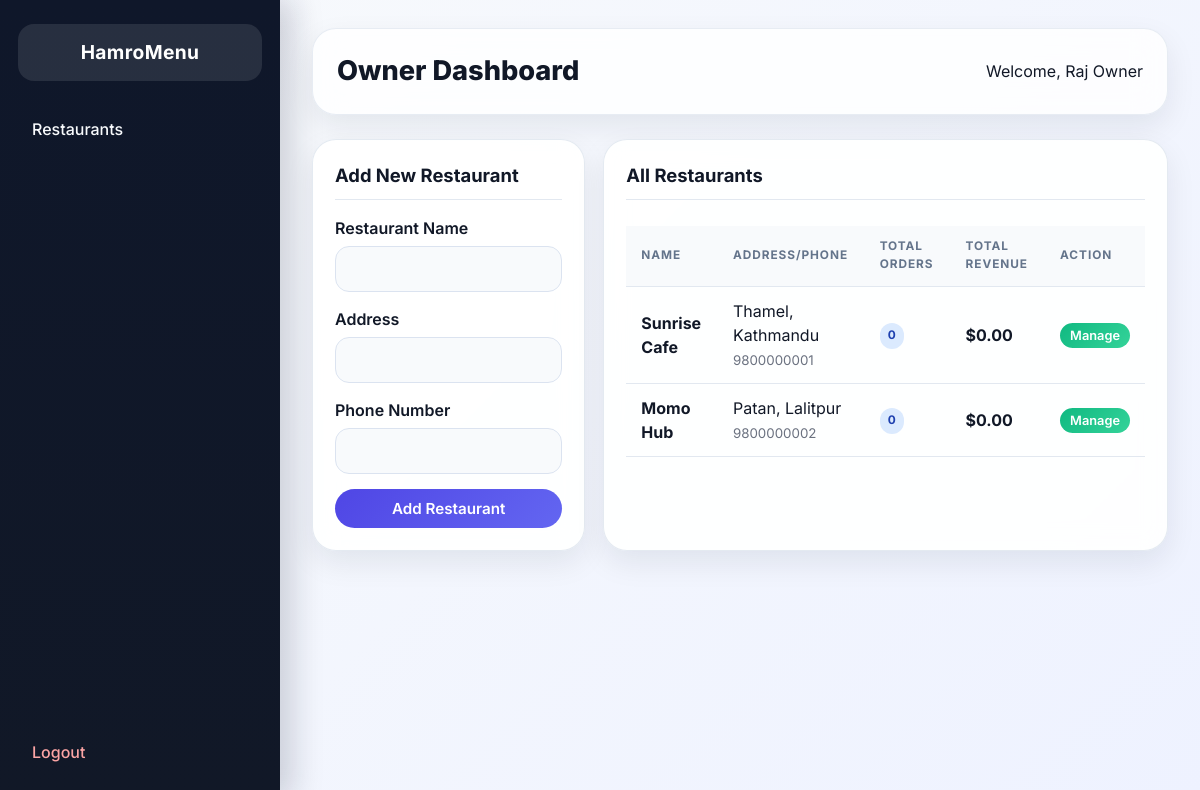
/owner/dashboard.php (signed in), run on the app's committed database.
### tables this page shows
CREATE TABLE restaurants (
    id INT AUTO_INCREMENT PRIMARY KEY,
    name VARCHAR(100) NOT NULL,
    address VARCHAR(255) NOT NULL,
    phone VARCHAR(20) NOT NULL,
    logo VARCHAR(255) DEFAULT NULL,
    is_active TINYINT(1) DEFAULT 1,
    created_at TIMESTAMP DEFAULT CURRENT_TIMESTAMP
);

### owner/dashboard.php (the view, shortened to what this page needs)
<?php
require '../config/db.php';
$query = "
    SELECT r.id, r.name, r.address, r.phone, r.is_active,
           COUNT(o.id) as total_orders,
           COALESCE(SUM(o.total_amount), 0) as total_revenue
    FROM restaurants r
    LEFT JOIN orders o ON r.id = o.restaurant_id AND o.status = 'completed'
    GROUP BY r.id
    ORDER BY r.created_at DESC
";
$stmt = $pdo->query($query);
$restaurants = $stmt->fetchAll(PDO::FETCH_ASSOC);
?>
<!DOCTYPE html>
<html lang="en">
<head>
    <link rel="stylesheet" href="../assets/css/style.css">
</head>
<body>
    <div class="dashboard-layout">
        <div class="sidebar">
            <div class="sidebar-header">
                HamroMenu
            </div>
            <div class="sidebar-nav">
                <a href="dashboard.php">Restaurants</a>
                <a href="../auth/logout.php" style="color: #FCA5A5; margin-top: auto;">Logout</a>
            </div>
        </div>
        <div class="main-content">
            <div class="topbar">
                <h1>Owner Dashboard</h1>
                <div class="user-info">
                    <span>Welcome, <?= htmlspecialchars($_SESSION['name']) ?></span>
                </div>
            </div>
            <div class="grid grid-cols-3">
                <div class="card" style="grid-column: span 1;">
                    <div class="card-header">
                        <h2>Add New Restaurant</h2>
                    </div>
                    <form method="POST">
                        <div class="form-group">
                            <label>Restaurant Name</label>
                            <input type="text" name="name" class="form-control" required>
                        </div>
                        <div class="form-group">
                            <label>Address</label>
                            <input type="text" name="address" class="form-control" required>
                        </div>
                        <div class="form-group">
                            <label>Phone Number</label>
                            <input type="text" name="phone" class="form-control" required>
                        </div>
                        <button type="submit" class="btn btn-primary" style="width: 100%;">Add Restaurant</button>
                    </form>
                </div>
                <div class="card" style="grid-column: span 2;">
                    <div class="card-header">
                        <h2>All Restaurants</h2>
                    </div>
                    <div class="table-responsive">
                        <table>
                            <thead>
                                <tr>
                                    <th>Name</th>
                                    <th>Address/Phone</th>
                                    <th>Total Orders</th>
                                    <th>Total Revenue</th>
                                    <th>Action</th>
                                </tr>
                            </thead>
                            <tbody>
                                <?php if (count($restaurants) > 0): ?>
                                    <?php foreach ($restaurants as $restaurant): ?>
                                    <tr>
                                        <td><strong><?= htmlspecialchars($restaurant['name']) ?></strong></td>
                                        <td>
                                            <?= htmlspecialchars($restaurant['address']) ?><br>
                                            <small style="color: #6B7280;"><?= htmlspecialchars($restaurant['phone']) ?></small>
                                        </td>
                                        <td><span class="badge badge-info"><?= $restaurant['total_orders'] ?></span></td>
                                        <td><strong>$<?= number_format($restaurant['total_revenue'], 2) ?></strong></td>
                                        <td>
                                            <form method="POST" style="display:inline;">
                                                <button type="submit" class="btn btn-secondary" style="padding: 5px 10px; font-size: 0.8rem;">Manage</button>
                                            </form>
                                        </td>
                                    </tr>
                                    <?php endforeach; ?>
                                <?php else: ?>
                                    <tr>
                                        <td colspan="5" style="text-align:center;">No restaurants found.</td>
                                    </tr>
                                <?php endif; ?>
                            </tbody>
                        </table>
                    </div>
                </div>
            </div>
        </div>
    </div>
</body>
</html>

### assets/css/style.css (style rules this page uses)
:root { --primary-color: #4F46E5; --primary-hover: #4338CA; --secondary-color: #10B981; --bg-color: #F8FAFC; --card-bg: #FFFFFF; --text-main: #111827; --text-muted: #64748B; --border-color: #E2E8F0; --danger: #EF4444; --warning: #F59E0B; --info: #3B82F6; --sidebar-bg: #0F172A; --sidebar-text: #F8FAFC; --sidebar-hover: #1E293B; --shadow-sm: 0 1px 2px rgba(15, 23, 42, 0.06); --shadow-md: 0 12px 30px rgba(15, 23, 42, 0.08); --shadow-lg: 0 20px 45px rgba(15, 23, 42, 0.14); --border-radius: 16px; --transition: all 0.25s ease; }
* { margin: 0; padding: 0; box-sizing: border-box; }
body { font-family: 'Inter', sans-serif; background: radial-gradient(circle at top left, rgba(79, 70, 229, 0.12), transparent 22%), linear-gradient(135deg, #f8fafc 0%, #eef2ff 100%); color: var(--text-main); line-height: 1.5; min-height: 100vh; }
a { text-decoration: none; color: var(--primary-color); transition: var(--transition); }
.dashboard-layout { display: flex; min-height: 100vh; }
.sidebar { width: 280px; background: linear-gradient(180deg, #0f172a 0%, #111827 100%); color: var(--sidebar-text); display: flex; flex-direction: column; padding: 24px 18px; box-shadow: 12px 0 30px rgba(15, 23, 42, 0.18); }
.sidebar-header { padding: 14px 16px; font-size: 1.2rem; font-weight: 700; border-radius: 16px; text-align: center; color: #fff; background: rgba(255, 255, 255, 0.1); margin-bottom: 16px; letter-spacing: 0.02em; }
.sidebar-nav { flex: 1; display: flex; flex-direction: column; gap: 6px; padding-top: 8px; }
.sidebar-nav a { display: block; padding: 12px 14px; color: var(--sidebar-text); font-weight: 500; border-radius: 12px; transition: var(--transition); }
.main-content { flex: 1; padding: 28px 32px 40px; overflow-y: auto; }
.topbar { display: flex; justify-content: space-between; align-items: center; margin-bottom: 24px; padding: 22px 24px; border: 1px solid rgba(226, 232, 240, 0.8); background: rgba(255, 255, 255, 0.82); backdrop-filter: blur(16px); border-radius: 24px; box-shadow: var(--shadow-md); }
.topbar h1 { font-size: 1.7rem; font-weight: 800; color: var(--text-main); }
.user-info { display: flex; align-items: center; gap: 12px; }
.card { background: rgba(255, 255, 255, 0.92); border: 1px solid rgba(226, 232, 240, 0.9); border-radius: 24px; box-shadow: var(--shadow-md); padding: 22px; margin-bottom: 20px; backdrop-filter: blur(12px); }
.card-header { display: flex; justify-content: space-between; align-items: center; margin-bottom: 16px; border-bottom: 1px solid var(--border-color); padding-bottom: 10px; }
.card-header h2 { font-size: 1.15rem; font-weight: 700; color: var(--text-main); }
.grid { display: grid; gap: 18px; }
.grid-cols-3 { grid-template-columns: repeat(3, minmax(0, 1fr)); }
.form-group { margin-bottom: 15px; }
.form-group label { display: block; margin-bottom: 6px; font-weight: 600; color: var(--text-main); }
.form-control { width: 100%; padding: 12px 14px; border: 1px solid #dbe3f0; border-radius: 14px; font-family: 'Inter', sans-serif; font-size: 1rem; background: #f8fafc; transition: var(--transition); }
.btn { display: inline-flex; align-items: center; justify-content: center; padding: 10px 18px; font-family: 'Inter', sans-serif; font-weight: 600; text-align: center; border: none; border-radius: 999px; cursor: pointer; transition: var(--transition); font-size: 0.95rem; }
.btn-primary { background: linear-gradient(135deg, var(--primary-color), #6366f1); color: #fff; }
.btn-secondary { background: linear-gradient(135deg, var(--secondary-color), #34d399); color: #fff; }
.table-responsive { overflow-x: auto; }
table { width: 100%; border-collapse: collapse; margin-top: 10px; }
th, td { padding: 12px 15px; text-align: left; border-bottom: 1px solid var(--border-color); }
th { background-color: #f8fafc; font-weight: 700; color: var(--text-muted); text-transform: uppercase; font-size: 0.74rem; letter-spacing: 0.08em; }
.badge { display: inline-block; padding: 4px 8px; border-radius: 9999px; font-size: 0.74rem; font-weight: 700; text-transform: uppercase; }
.badge-info { background-color: #DBEAFE; color: #1E40AF; }

### data on the page
restaurants: name "Sunrise Cafe", address "Thamel, Kathmandu", phone "9800000001", total_orders "0", total_revenue "0.00"
restaurants: name "Momo Hub", address "Patan, Lalitpur", phone "9800000002", total_orders "0", total_revenue "0.00"

### other printed values
$_SESSION['name'] "Raj Owner"
